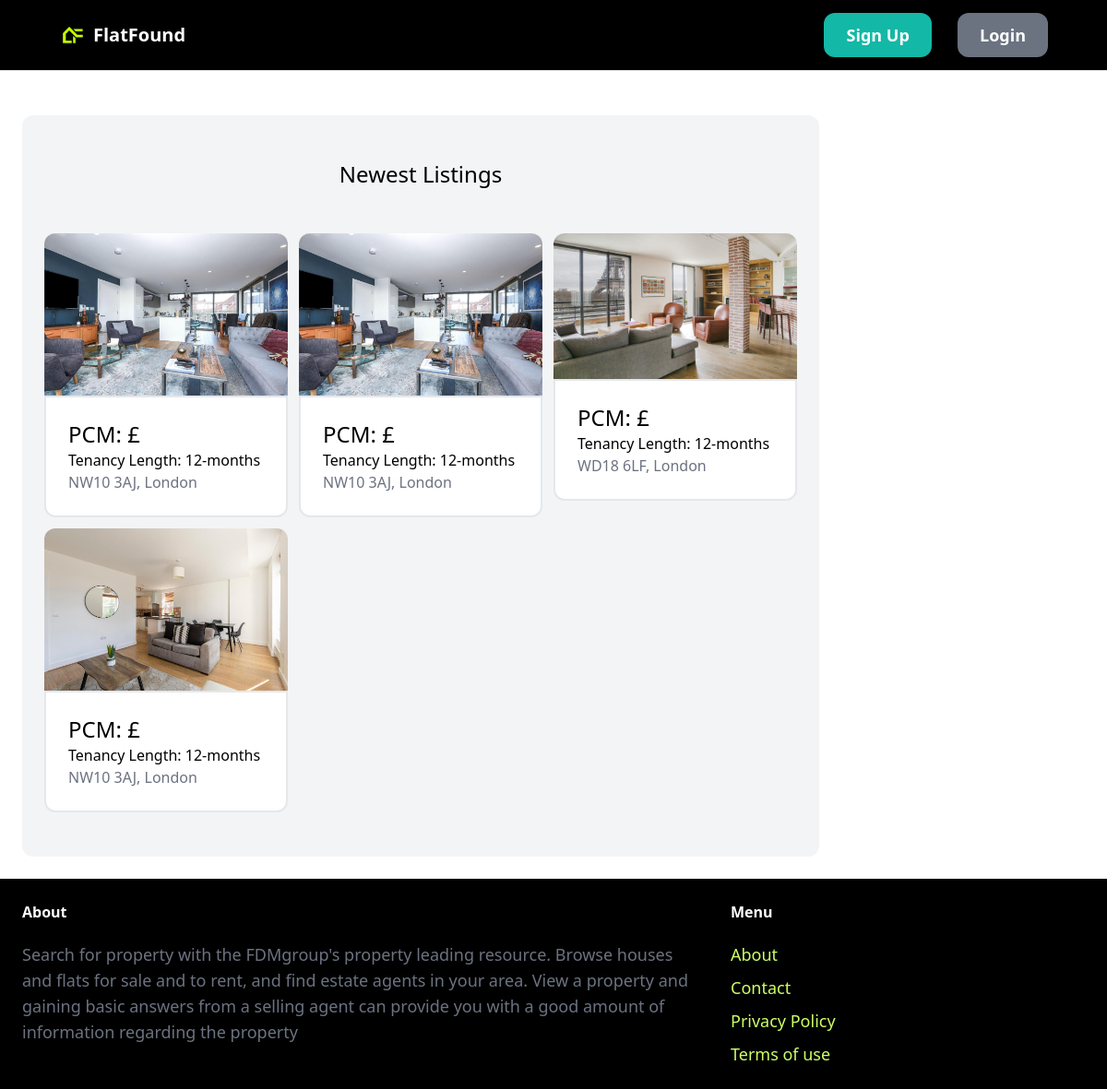
The app's page /index/ with its own data.
### property/models.py (models this page shows, shortened)
class Property(models.Model):
    country = models.ForeignKey(Countries, related_name='countries', on_delete=models.CASCADE)
    city = models.TextField(blank=True, null=True)
    category = models.ForeignKey(Category, related_name='properties', on_delete=models.CASCADE)
    price_PCM = models.IntegerField()
    PPW = models.FloatField()
    address = models.TextField(blank=True, null=True)
    postcode = models.TextField(blank=True, null=True)
    pet_friendly = models.BooleanField(blank=True, null=True)
    number_of_beds = models.IntegerField(blank=True, null=True)
    number_of_bathrooms = models.IntegerField(blank=True, null=True)
    description = models.TextField(blank=True, null=True)
    image1 = models.ImageField(upload_to='prop_images', blank=True, null=True)
    image2 = models.ImageField(upload_to='prop_images', blank=True, null=True)
    image3 = models.ImageField(upload_to='prop_images', blank=True, null=True)
    image4 = models.ImageField(upload_to='prop_images', blank=True, null=True)
    favourites = models.ManyToManyField(User, related_name='favourite', default=None, blank=True)
    created_by = models.ForeignKey(
        User, related_name='properties', on_delete=models.CASCADE)
    created_at = models.DateField(auto_now_add=True)

class Category(models.Model):
    name = models.CharField(max_length=255)
    class Meta:
        verbose_name_plural = 'Categories'
    def __str__(self):
        return self.name  # Shows the name of property on admin page

### core/views.py (the view)
# urls.py: path('index/', views.index, name='index'),
def index(request):
    properties = Property.objects.all()[0:6]
    categories = Category.objects.all
    countries = Countries.objects.all
    return render(request, 'core/index.html', {
        'countries': countries,
        'categories': categories,
        'properties': properties
    })

### core/templates/core/index.html (shortened to what this page needs)
{% extends 'core/base.html' %}
{% block content %}
<div class="flex">
    <div class="w-3/4">
        <div class="mt-6 px-6 py-12 bg-gray-100 rounded-xl">
            <h2 class="mb-12 text-2xl text-center">Newest Listings</h2>
            <div class="grid grid-cols-3 gap-3 mt-6">
                {% for property in properties %}
                {% if request.user != property.created_by %}
                <div>
                    <a href="{% url 'property:detail' property.id %}">
                        <div>
                            <img src="{{ property.image1.url }}" alt="" class="rounded-t-xl">
                        </div>
                        <div class="p-6 bg-white rounded-b-xl border-2">
                            <h2 class="text-2xl">PCM: £{{property.price_pcm}}</h2>
                            <h2 class="text-1xl">Tenancy Length: {{property.category}} </h2>
                            <p class="text-gray-500">{{property.postcode}}, {{property.city}} </p>
                        </div>
                    </a>
                </div>
                {% endif %}
                {% endfor %}
            </div>
        </div>
    </div>
</div>
{% endblock %}

### core/templates/core/base.html (style rules this page uses)
html, body { height: 100%; margin: 0; padding: 0; display: flex; flex-direction: column; }
body { flex: 1; }

### records on screen
Property: image1 (picture), category "12-months", postcode "NW10 3AJ", city "London"
Property: image1 (picture), category "12-months", postcode "NW10 3AJ", city "London"
Property: image1 (picture), category "12-months", postcode "WD18 6LF", city "London"
Property: image1 (picture), category "12-months", postcode "NW10 3AJ", city "London"
